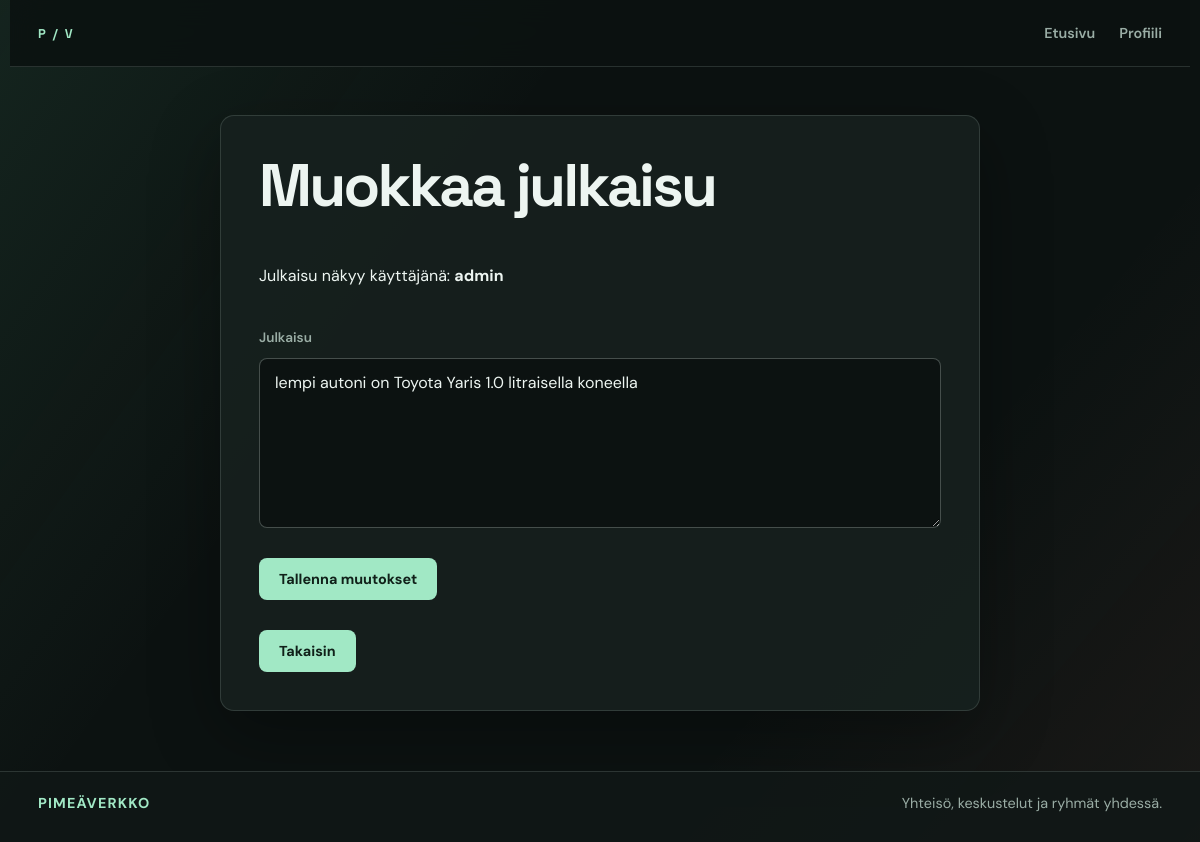
Screenshot of /edit_post.php?id=9 (signed in) with the database file from the repository.
### tables this page shows
CREATE TABLE IF NOT EXISTS `user` (
  `id` int NOT NULL AUTO_INCREMENT,
  `name` varchar(128) NOT NULL,
  `email` varchar(128) NOT NULL,
  `password_hash` varchar(128) NOT NULL,
  PRIMARY KEY (`id`),
  UNIQUE KEY `email` (`email`)
);

CREATE TABLE IF NOT EXISTS `posts` (
  `id` int NOT NULL AUTO_INCREMENT,
  `group_id` int NOT NULL,
  `user_id` int NOT NULL,
  `author` varchar(50) NOT NULL,
  `content` text NOT NULL,
  `created_at` timestamp NOT NULL DEFAULT CURRENT_TIMESTAMP,
  PRIMARY KEY (`id`),
  KEY `POST_FK_user_id` (`user_id`),
  KEY `POST_FK_group_id` (`group_id`)
);

### include/session.php (called while the page is built, shortened)
<?php
if (isset($_SESSION["user_id"])) {
    $mysqli = require __DIR__ . "/../database.php";
    $sql = "SELECT * FROM user
            WHERE id = {$_SESSION["user_id"]}";
    $result = $mysqli->query($sql);
    $user = $result->fetch_assoc();
}
?>

### edit_post.php (the view, shortened to what this page needs)
<?php
require __DIR__ . "/include/session.php";
$user_name = trim((string) ($user['name'] ?? ''));
$id = filter_input(INPUT_GET, 'id', FILTER_VALIDATE_INT);
$stmt = mysqli_prepare($conn, 'SELECT id, group_id, user_id, author, content FROM posts WHERE id = ?');
mysqli_stmt_bind_param($stmt, 'i', $id);
mysqli_stmt_execute($stmt);
$result = mysqli_stmt_get_result($stmt);
$row = mysqli_fetch_assoc($result);
?>
<!DOCTYPE html>
<html lang="fi">
<head>
    <link rel="stylesheet" href="style.css">
</head>
<body>
    <?php include 'include/nav.php'; ?>
    <div class="add-post center-page">
        <h1>Muokkaa julkaisu</h1>
        <form method="POST">
            <p class="form-user-name">Julkaisu näkyy käyttäjänä: <strong><?php echo htmlspecialchars($user_name, ENT_QUOTES, 'UTF-8'); ?></strong></p>
            <label for="content">Julkaisu</label>
            <textarea name="content" id="content"><?php echo htmlspecialchars($row['content']); ?></textarea>
            <button type="submit">
                Tallenna muutokset
            </button>
            <button type="button" onclick="history.back();">
                Takaisin
            </button>
        </form>
    </div>
	<?php include 'include/footer.php'; ?>
</body>
</html>

### style.css (style rules this page uses)
:root { --ink: #edf5f1; --muted: #9aada5; --bg: #0c1211; --panel: #17211e; --panel-light: #202c28; --line: rgba(220, 241, 231, .14); --line-bright: rgba(220, 241, 231, .27); --mint: #a1e8c5; --mint-hot: #68d9a2; --coral: #ff8e82; --gold: #ffc27d; --shadow: 0 22px 70px rgba(0, 0, 0, .32); }
* { box-sizing: border-box; }
html { min-height: 100%; background: var(--bg); }
body { min-height: 100vh; margin: 0; color: var(--ink); background: linear-gradient(125deg, rgba(104, 217, 162, .09), transparent 34%), linear-gradient(310deg, rgba(255, 142, 130, .06), transparent 30%), var(--bg); font: 400 16px/1.55 'DM Sans', 'Segoe UI', sans-serif; }
body::before { position: fixed; inset: 0; z-index: -1; pointer-events: none; content: ''; opacity: .25; background-image: linear-gradient(var(--line) 1px, transparent 1px), linear-gradient(90deg, var(--line) 1px, transparent 1px); background-size: 44px 44px; mask-image: linear-gradient(to bottom, black, transparent 72%); }
h1, h2 { margin: 0; font-family: 'Space Grotesk', sans-serif; line-height: 1.06; }
h1 { max-width: 820px; font-size: clamp(2.8rem, 8vw, 6.2rem); letter-spacing: -.045em; }
.home-panel, .postaukset, .add-post { overflow: hidden; background: rgba(23, 33, 30, .9); border: 1px solid var(--line); border-radius: 14px; box-shadow: var(--shadow); }
.add-post { width: min(760px, calc(100% - 56px)); margin: 48px auto 60px; padding: 38px; }
.add-post h1 { margin-bottom: 30px; font-size: clamp(2.1rem, 5vw, 3.8rem); }
.add-post form { display: flex; flex-direction: column; gap: 10px; }
.add-post label { margin-top: 12px; color: var(--muted); font-size: .85rem; font-weight: 600; }
.add-post input, .add-post select, .add-post textarea { width: 100%; padding: 13px 15px; color: var(--ink); background: var(--bg); border: 1px solid var(--line-bright); border-radius: 8px; font: 1rem 'DM Sans', 'Segoe UI', sans-serif; transition: border-color .18s ease, box-shadow .18s ease; }
.add-post textarea { min-height: 170px; resize: vertical; }
.add-post button { align-self: flex-start; margin-top: 20px; padding: 12px 20px; color: #102019; background: var(--mint); border: 0; border-radius: 8px; font: 700 .9rem 'DM Sans', 'Segoe UI', sans-serif; cursor: pointer; transition: background .18s ease, transform .18s ease, box-shadow .18s ease; }

### rows the page displays
user: name "admin"
posts: content "lempi autoni on Toyota Yaris 1.0 litraisella koneella"
